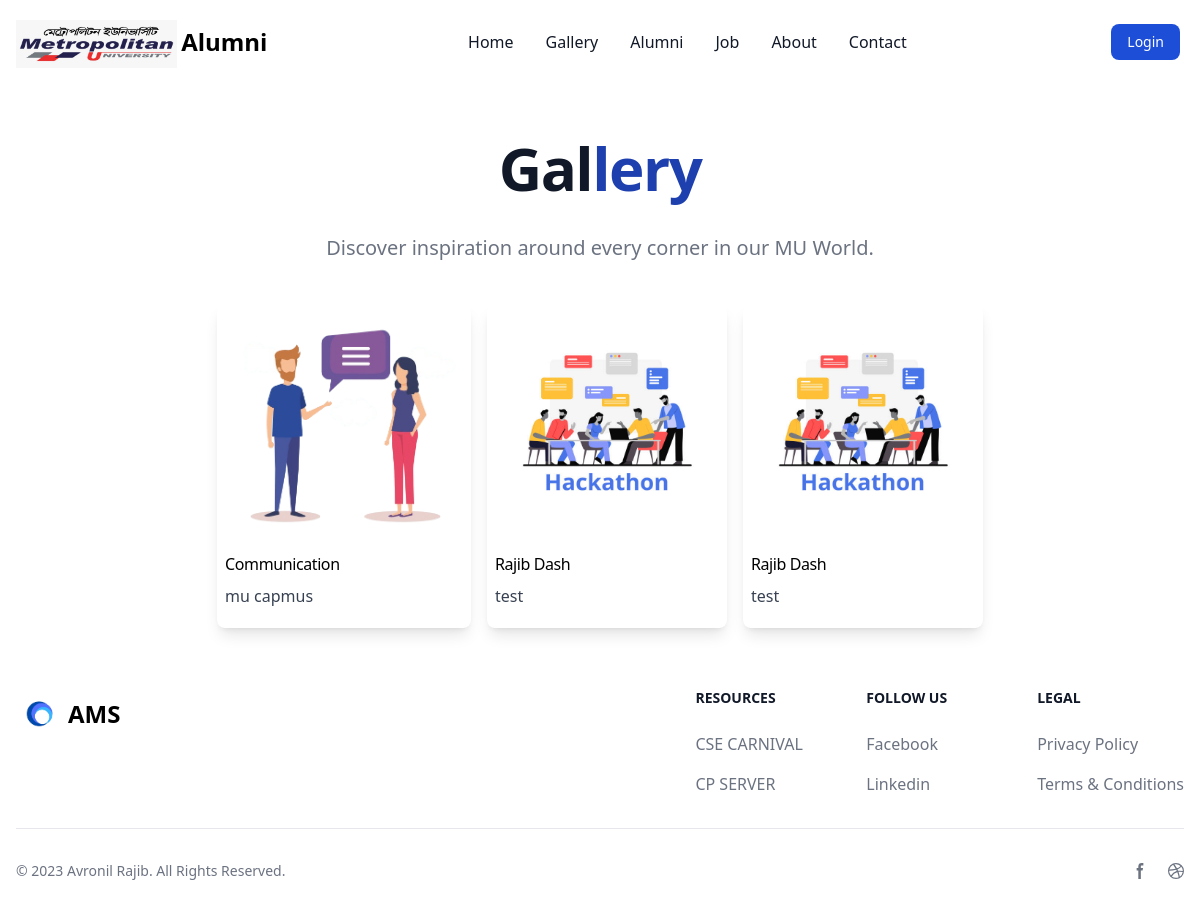
/gallery.php, run on the app's committed database.
### tables this page shows
CREATE TABLE `gallery` (
  `id` int(11) NOT NULL,
  `photo` varchar(255) NOT NULL,
  `title` varchar(255) NOT NULL,
  `des` text NOT NULL
);

### gallery.php (the view, shortened to what this page needs)
<?php
require_once("header.php");
?>
<?php
   require("config/configer.php");
?>
<div class="galLarySection  p-5">
            <div class="container">
                <div class="gallary-content">
                    <div class="gallary-heading">
                    <h1 class="mb-4 mt-6 text-center text-4xl font-extrabold leading-none tracking-tight text-gray-900 md:text-5xl lg:text-6xl dark:text-dark">Gal<span class="text-blue-800 bold">lery</span></h1>
                <p class="mb-6 text-lg text-center font-normal text-gray-500 lg:text-xl sm:px-16 xl:px-48 dark:text-gray-400">Discover inspiration around every corner in our MU World.</p>
                    </div>
                </div>
                <div class="gallary-images-section">
                    <?php
                    $readData = "SELECT * FROM `gallery`";
                    $query=mysqli_query($connect,$readData);
                    while($data = mysqli_fetch_assoc($query)){
                        $title=$data['title'];
                        $photo=$data['photo'];
                        $des=$data['des'];
                        ?>
                     <div class=" m-2 bg-white rounded-lg shadow-lg md:flex-row md:max-w-xl hover:bg-white-100 dark:border-gray-700 dark:bg-white-800 dark:hover:bg-white-700">
                        <img class="object-cover m-2 max-h-56 box-border rounded-t-lg  md:h-auto  md:rounded-none md:rounded-s-lg" src="<?php echo"image/".$photo ?>" alt="">
                        <div class="p-2">
                            <h5 class="mb-2 text-1xl  tracking-tight text-black-900 dark:text-black"><?php echo $title ?></h5>
                            <p class="mb-3 font-normal text-gray-700 dark:text-gray-600"><?php echo $des ?></p>
                        </div>
                    </div>
                        <?php
                    }
                    ?>
                </div>
            </div>
        </div>
<?php
require_once("footer.php");
?>

### css/style.css (style rules this page uses)
.container, .container-fluid, .container-lg, .container-md, .container-sm, .container-xl, .container-xxl { --bs-gutter-x: 1.5rem; --bs-gutter-y: 0; width: 100%; padding-right: calc(var(--bs-gutter-x) * .5); padding-left: calc(var(--bs-gutter-x) * .5); margin-right: auto; margin-left: auto }
@media (min-width:576px) { .container, .container-sm { max-width: 540px } }
@media (min-width:768px) { .container, .container-md, .container-sm { max-width: 720px } }
@media (min-width:992px) { .container, .container-lg, .container-md, .container-sm { max-width: 960px } }
@media (min-width:1200px) { .container, .container-lg, .container-md, .container-sm, .container-xl { max-width: 1140px } }
.gallary-images-section { display: flex; align-items: center; flex-flow: wrap; flex-wrap: wrap; justify-content: center; flex-wrap: wrap; }
.text-center { text-align: center; padding: 10px; }

### data on the page
gallery: photo (picture), title "Communication", des "mu capmus"
gallery: photo (picture), title "Rajib Dash", des "test"
gallery: photo (picture), title "Rajib Dash", des "test"
